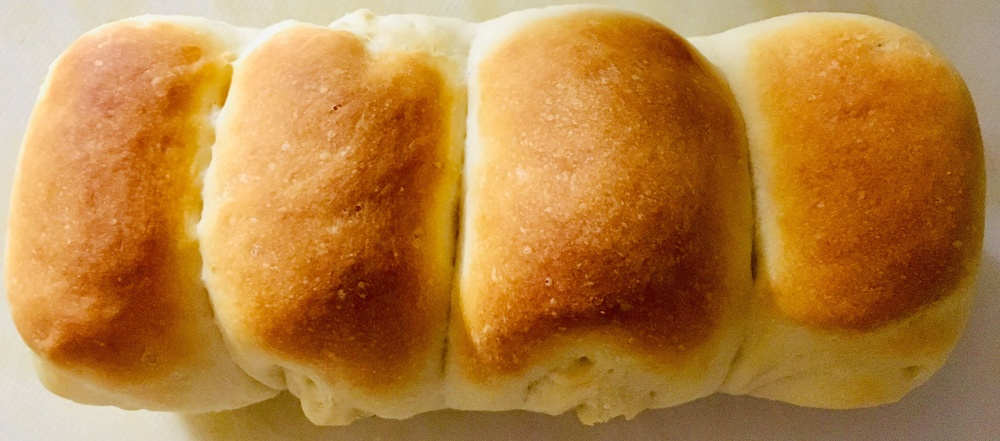
#> input picture Utokyo_lessens_S1S2/メディアプログラミング入門/メディアプログラミング入門20190708/IMG_0840.jpg, 1000 x 441 px, shrunk from 3901 x 1720 before the run
$ jupyter execute mp_ex6.ipynb   (shell and % lines are left out)   (older library calls are emulated)
#> lines starting #> are read from the running program, lines starting #| are printed output that depends on the picture; after the words box and inside, x2 and y2 are one past the last pixel; in counts of white or black regions, pixels touching at a corner belong together
# 第6回課題 写真から線画のイラストを作ろう！

授業では2次元フィルタリングについて勉強しましたね。
異なる2次元フィルタを組み合わせることによって、さまざまな画像変換が行えるようになります。
ここでは、写真をイラストにする手法を試してみたいと思います。

<H2><font color="red">今回は原画像を皆さんに用意してもらうことにします。</font></H2><BR>

- 原画像はスマホで撮影してパソコンに取り込んだり、パソコン内蔵のカメラを使って撮影したり、パブリックドメインの画像をWebからダウンロードすることで用意してください
- 原画像はこの課題がおかれているフォルダなどにおいて、その写真のパスを、このノートブックの一番最初のコードセルにある変数`imgfile`に代入してください
- 各処理において、それぞれパラメータを調整してきれいな線画を作成してください。

<H2><font color="red">課題を提出する際は、画像が表示されている状態で保存し、このmp_ex6.ipynbファイルのみを提出してください。</font></H2>

## 1. 写真の読み込み

まずは元の画像を読み込みましょう。

すでに説明した通り、opencvで画像を読み込むと、RGBではなくBGRの順番になりますので、cv2.cvtColorでBGRをRGBに変換するのを忘れないようにしましょう。
また、線画にするための処理では色情報は不要なので、ここでグレースケール画像に変換しておきます。

[cell 1]
import matplotlib.pyplot as plt
import cv2

imgfile = 'IMG_0840.jpg' # <-- ここに、皆さんが用意した画像のパスを記入してください
img = cv2.cvtColor(cv2.imread(imgfile), cv2.COLOR_BGR2RGB) # BGRをRGBに変換
img_gray = cv2.cvtColor(img, cv2.COLOR_RGB2GRAY) # フィルタリング用にグレースケール画像に変換
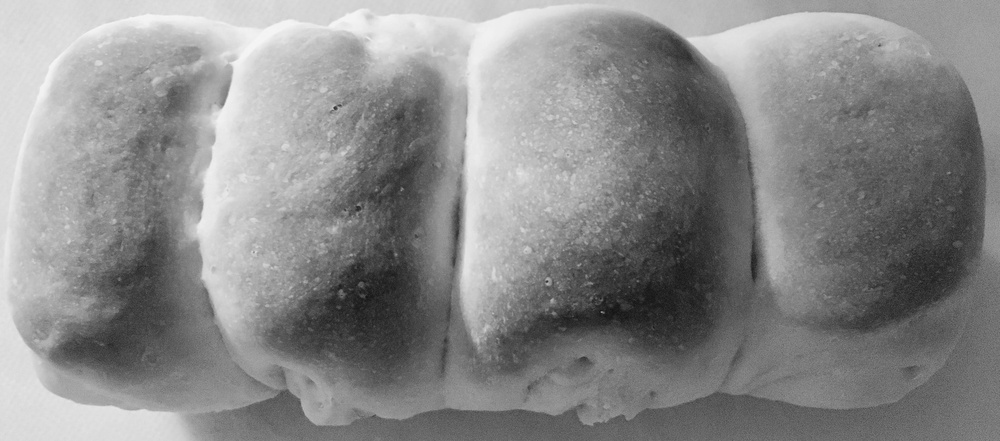
#> img_gray: shape (441, 1000); min 19, max 246, mean 137.1

plt.figure(figsize=(12, 8))
plt.imshow(img_gray, 'gray')

## 2. ノイズ除去 (Noise reduction by Bilateral Filter)

きれいな線画を作るためには、細かい線はあらかじめ除去しておく必要があります。
しかし、輪郭線がなくなると困りますよね。
そこでここではバイラテラルフィルタを使いましょう。

バイラテラルフィルタは、画像の各画素について次のような処理をするフィルタです。

- 周辺の画素の輝度値に比べてその画素の輝度が大きく異なる場合は輝度をあまり変化させず、
- 周辺の画素の輝度値に比べてその画素の輝度があまり変わらない場合はガウシアンフィルタをかけてぼかす

`opencv`の`bilateralFilter`は以下の引数を受け取ります。

1. 変換対象の画像
1. フィルタのサイズ
1. 注目している画素が周辺とどの程度違うとガウシアンフィルタをつよくかけるかを決めるパラメータ。これもガウス関数の標準偏差。
1. 離れた距離の画素の輝度をどの程度多く取るかを決めるパラメータ。ガウシアンフィルタの標準偏差に相当。

上の3つのパラメータを調節してください。

輪郭線を残したまま細かいまだら模様を消してくれるので、美肌フィルタとも呼ばれます。

バイラテラルフィルタは何度かかけるほうが効果的です。

[cell 2]
img_bilateral = img_gray
for i in range(3):
    img_bilateral = cv2.bilateralFilter(img_bilateral, # 入力画像
                                        15, # フィルタサイズ
                                        16, # 周辺画素の輝度差に対する重みを決めるガウス関数の標準偏差
                                        20) # 周辺画素の距離に対する重みを決めるガウス関数の標準偏差

plt.figure(figsize=(12, 8))
plt.imshow(img_bilateral, 'gray')

## 3. エッジ抽出 (Edge Detection)

ここでは`ImageProcessing3.ipynb`で使ったラプラシアンフィルタを適用しましょう。
フィルタのサイズである`ksize`を調節してください。

[cell 3]
img_laplacian =  cv2.Laplacian(img_bilateral, cv2.CV_8U, ksize=9)
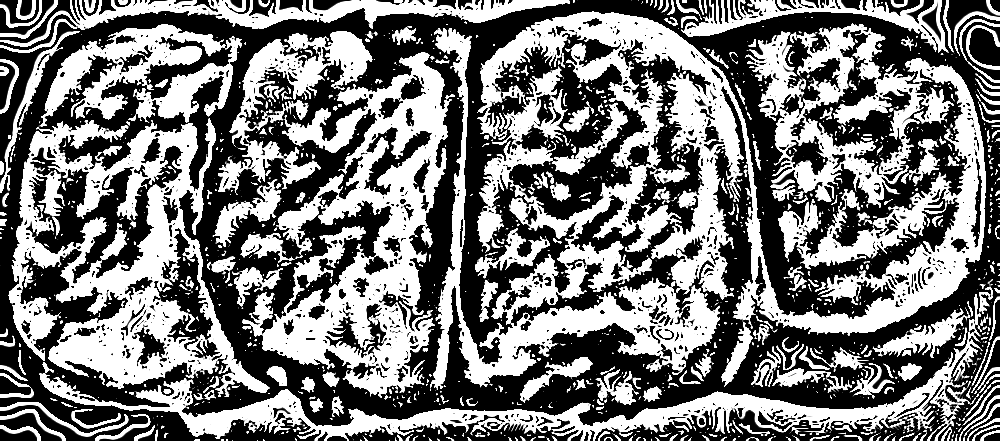
#> img_laplacian: shape (441, 1000); min 0, max 255, mean 121.5

plt.figure(figsize=(12, 8))
plt.imshow(img_laplacian, 'gray')

## 4. 二値化 (Image Binalization)

グレースケール画像を白黒からなる二値画像に変換します。
閾値`TH`を調節してもいいですし、`ImageBinalization.ipynb`で紹介した大津の二値化を使っても構いません。

[cell 4]
TH = 100
#ret, img_binary = cv2.threshold(img_laplacian, 0, 255, cv2.THRESH_OTSU) # 大津の二値化
ret, img_binary = cv2.threshold(img_laplacian, TH, 255, cv2.THRESH_BINARY) # 閾値処理
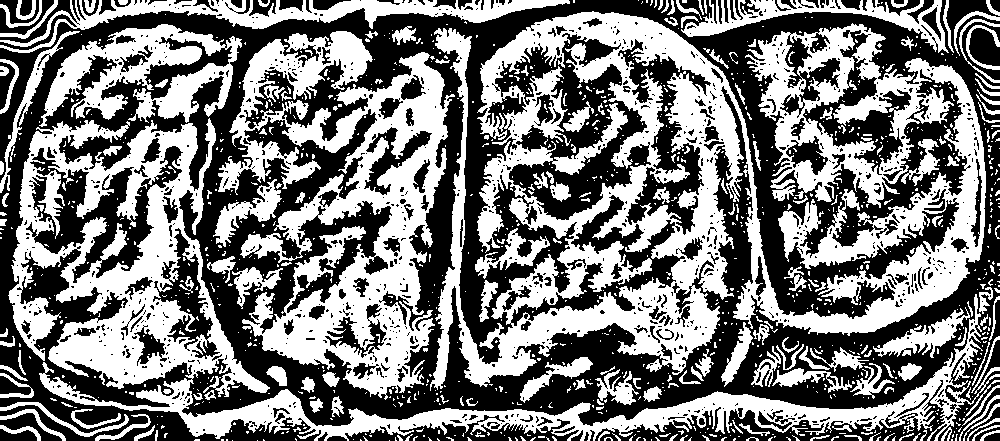
#> img_binary: shape (441, 1000); 48.2% white; 1167 white regions (978 under 20 px), largest, box (x1, y1, x2, y2) and area: (430, 11, 986, 391) 80746, (8, 118, 1000, 441) 45917, (218, 31, 455, 400) 35773
#> ret = 100

print('計算された閾値:', ret)
#| 計算された閾値: 100.0
plt.figure(figsize=(12, 8))
plt.imshow(img_binary,'gray')

## 5. 二値画像のノイズ除去

二値画像におけるノイズとは、黒い空間の中に浮かぶ小さな白い小島のようなものです。
大きな島を残しつつ、小島を消すために、島の沿岸から島をぐるっと削り、また島の沿岸をぐるっと埋め立てることを考えましょう。

小さな島は、何度か削るとなくなってしまうので、膨張させる段階になったときにはすでに存在しなくなります。
一方、大きな島は存在し続けるので、膨張させると元の島に近づきます。

削る範囲を決める`kernel`のサイズと、何回削るのかを決める`iterations`のパラメータを調整してください。

[cell 5]
import numpy as np

kernel = np.ones((2,2),np.uint8)
img_erosion = cv2.erode(img_binary,kernel,iterations = 5) # 白の領域を縮退(erode)させる
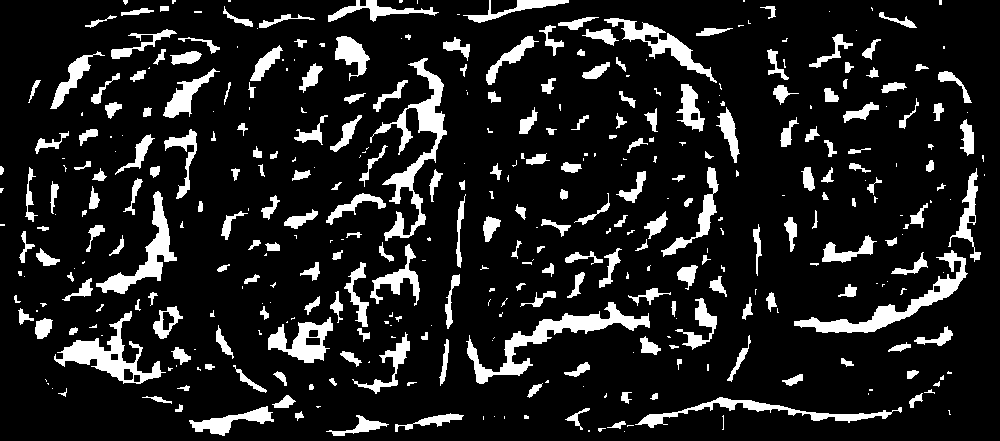
#> img_erosion: shape (441, 1000); 13.1% white; 397 white regions (162 under 20 px), largest, box (x1, y1, x2, y2) and area: (370, 58, 447, 241) 3082, (466, 302, 650, 384) 2839, (794, 250, 968, 333) 2414
img_dilation = cv2.dilate(img_erosion,kernel,iterations = 5) # 白の領域を膨張(deliate)させる
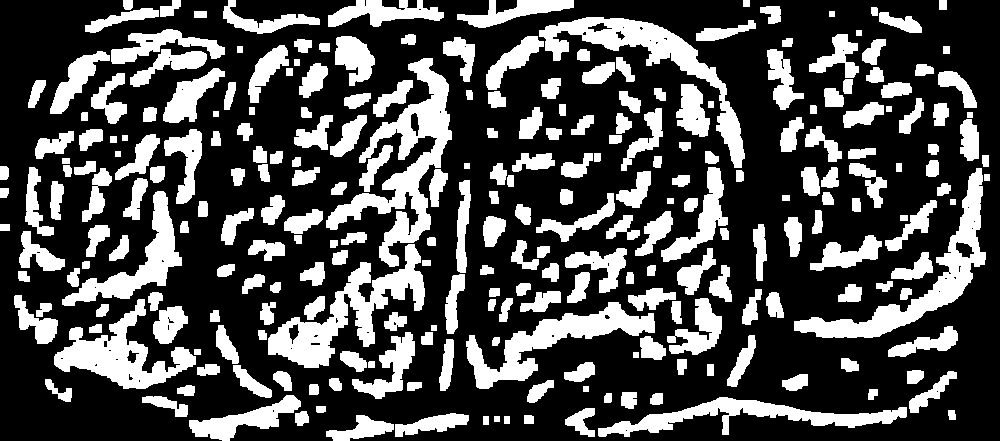
#> img_dilation: shape (441, 1000); 30.6% white; 265 white regions, largest, box (x1, y1, x2, y2) and area: (326, 58, 452, 267) 7327, (268, 244, 425, 368) 5961, (794, 168, 986, 338) 5749

plt.figure(figsize=(12, 8))
plt.imshow(img_dilation,'gray')

## 6. 細線化 (Thinning)

画素が２以上の太さを持つ線を、線を切らないように周りから削っていき、画素１の太さの線にする手法です。
`opencv`の発展的な関数である`ximgproc`のなかに`thinning`という関数があるのでこれを使いましょう。

細線化のアルゴリズムには以下の2つから選ぶことができます。

- Zhang-Suenの手法：THINNING_ZHANGSUEN
- Guo-Hallの手法：THINNING_GUOHALL

下の出力画像上で線が途切れているように見えるかもしれませんが、それは画面サイズが小さいため、画像を縮小して表示する際に消えたように見えるためで、拡大すれば途切れていないことがわかるはずです。

[cell 6]
img_thinning = cv2.ximgproc.thinning(img_dilation, None, cv2.ximgproc.THINNING_ZHANGSUEN)
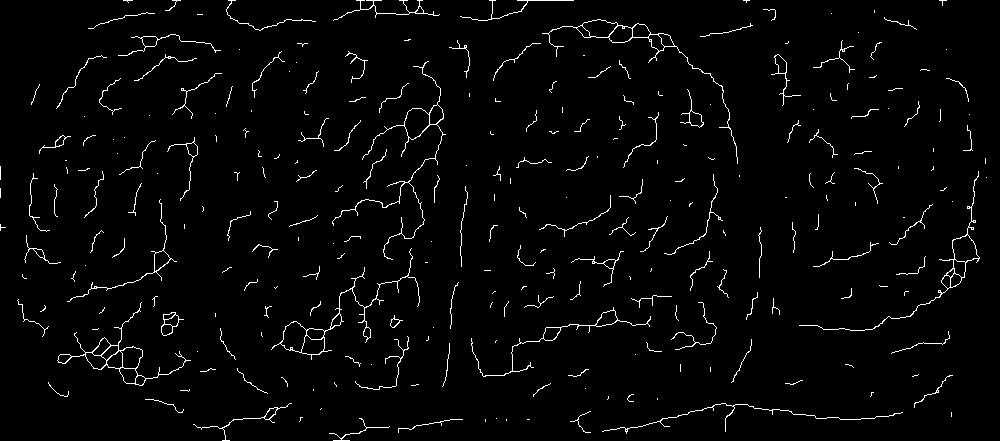
#> img_thinning: shape (441, 1000); 2.5% white in thin lines or dots
# img_thinning = cv2.ximgproc.thinning(img_dilation, None, cv2.ximgproc.THINNING_GUOHALL)

plt.figure(figsize=(12, 8))
plt.imshow(img_thinning,'gray')

## 7. 線を太くする

「5. 二値画像のノイズ除去」で使った膨張処理を適用して線を太くします。
どれだけ太くするかは`kernel`のサイズや繰り返し回数`iterations`を調節してください。

[cell 7]
import numpy as np

kernel = np.ones((2,2),np.uint8)
img_dilation = cv2.dilate(img_thinning, kernel, iterations = 6)
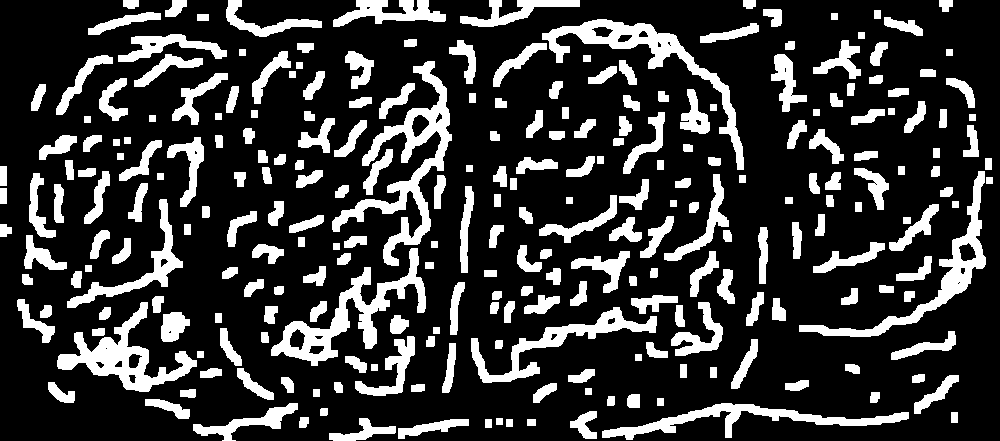
#> img_dilation: shape (441, 1000); 21.8% white; 263 white regions, largest, box (x1, y1, x2, y2) and area: (332, 61, 452, 266) 5325, (271, 248, 426, 366) 4269, (542, 19, 744, 170) 4106

plt.figure(figsize=(12, 8))
plt.imshow(img_dilation,'gray')

## 8. 白と黒を入れ替える

線画は普通、白地に黒い線で書きますから、白と黒を入れ替えましょう。
これで完成です。

**この画像がきれいになるように上で適用した様々なフィルタのパラメータを調節してください！**

[cell 8]
img_bitwise = cv2.bitwise_not(img_dilation) # 白と黒を入れ替え

plt.figure(figsize=(12, 8))
plt.imshow(img_bitwise,'gray')

cv2.imwrite('img/LineDrawing.png', img_bitwise)
#> Out = True
